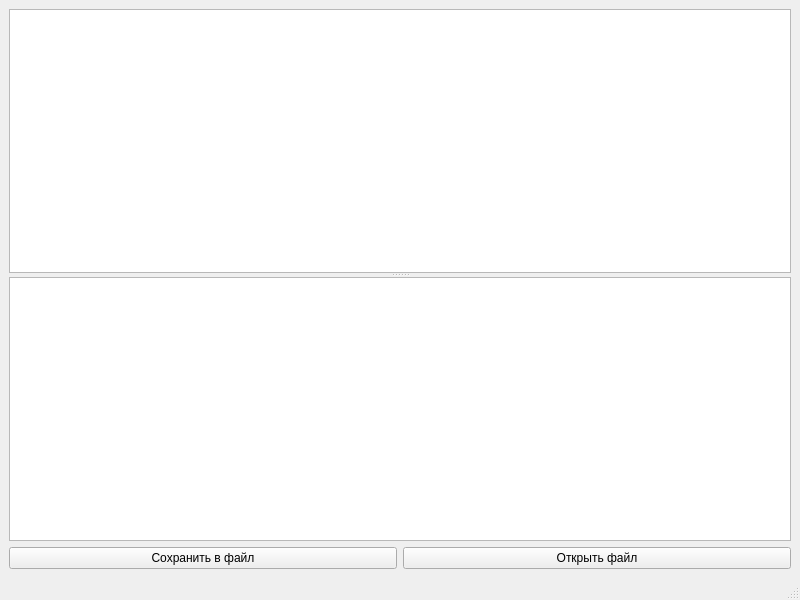
<?xml version="1.0" encoding="UTF-8"?>
<ui version="4.0">
 <class>MainWindow</class>
 <widget class="QMainWindow" name="MainWindow">
  <property name="geometry">
   <rect>
    <x>0</x>
    <y>0</y>
    <width>800</width>
    <height>600</height>
   </rect>
  </property>
  <property name="windowTitle">
   <string>Testing bnipi</string>
  </property>
  <widget class="QWidget" name="centralwidget">
   <layout class="QVBoxLayout" name="verticalLayout">
    <item>
     <widget class="QSplitter" name="splitter">
      <property name="orientation">
       <enum>Qt::Vertical</enum>
      </property>
      <widget class="QTableView" name="table"/>
      <widget class="QGraphicsView" name="graph"/>
     </widget>
    </item>
    <item>
     <layout class="QHBoxLayout" name="horizontalLayout">
      <item>
       <widget class="QPushButton" name="save">
        <property name="text">
         <string>Сохранить в файл</string>
        </property>
       </widget>
      </item>
      <item>
       <widget class="QPushButton" name="open">
        <property name="text">
         <string>Открыть файл</string>
        </property>
       </widget>
      </item>
     </layout>
    </item>
   </layout>
  </widget>
  <widget class="QStatusBar" name="statusbar"/>
 </widget>
 <resources/>
 <connections/>
</ui>
